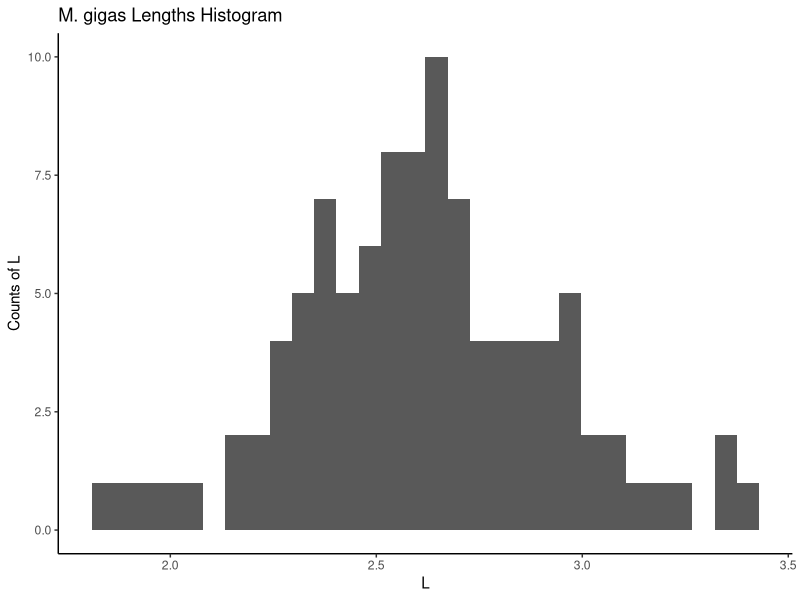
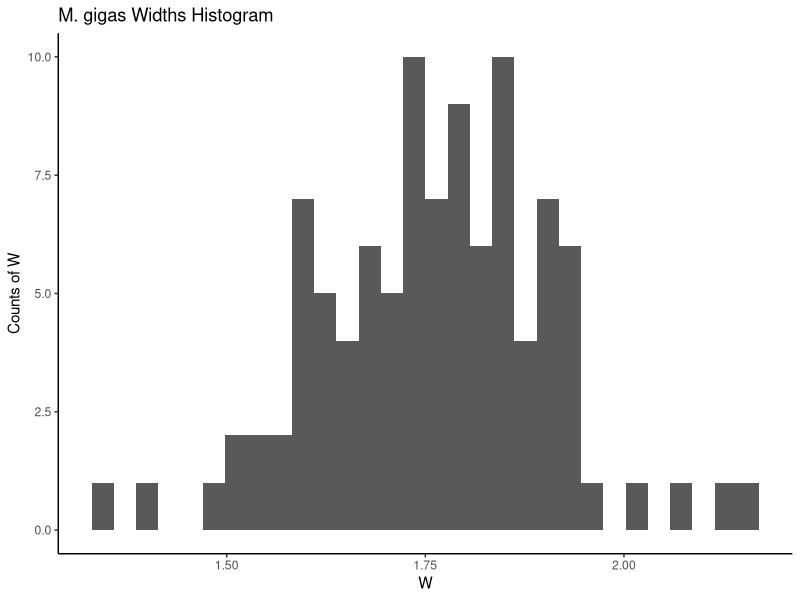
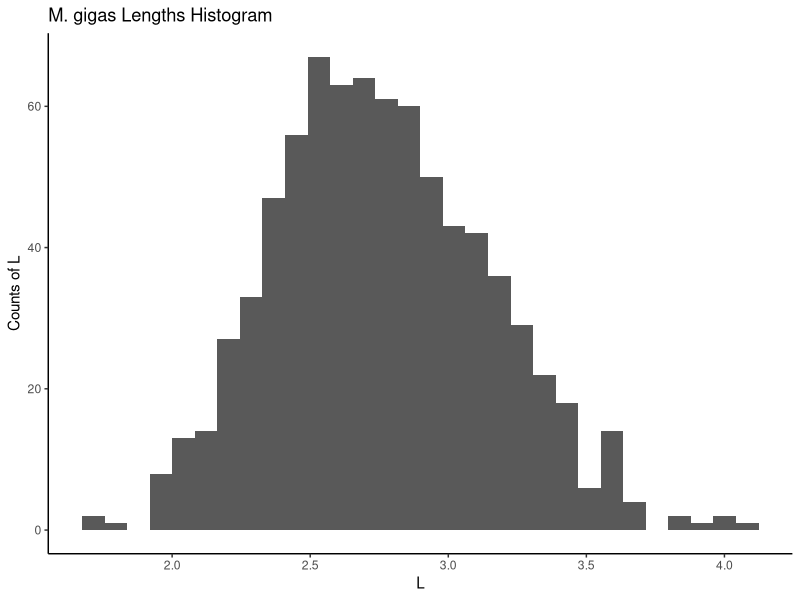
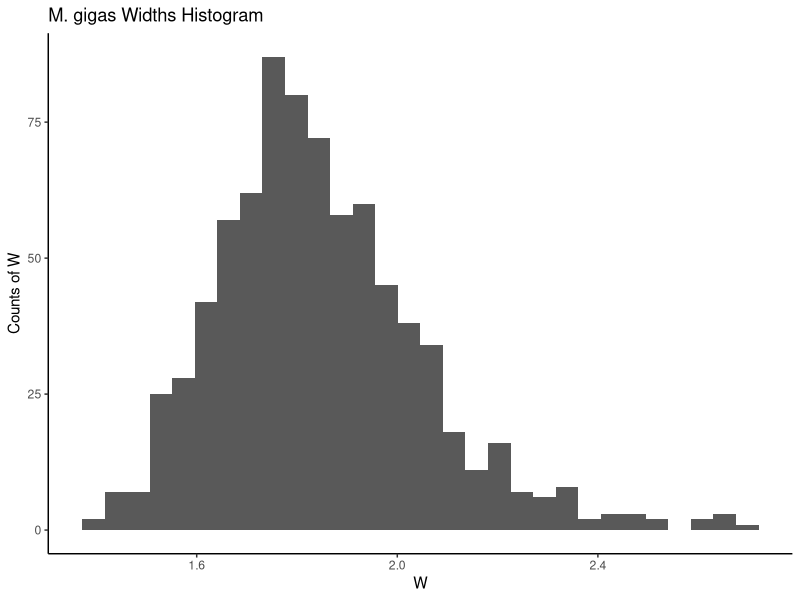
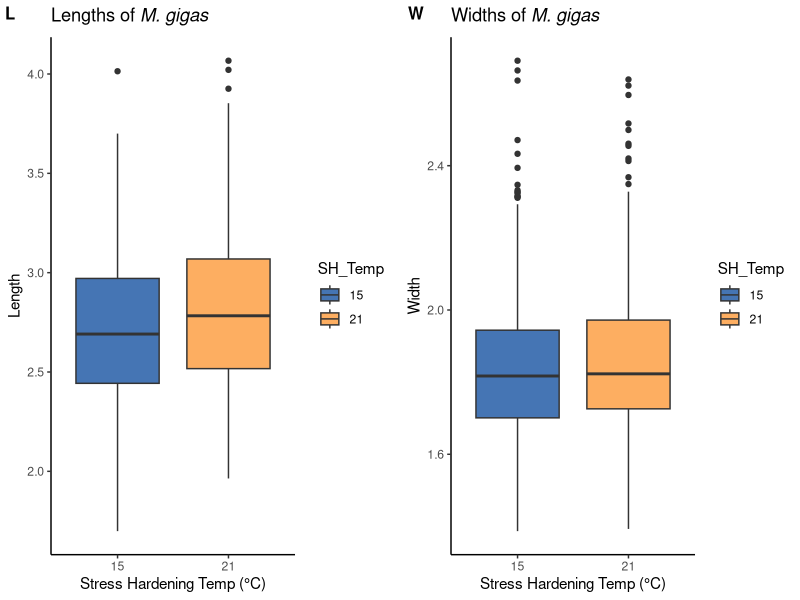
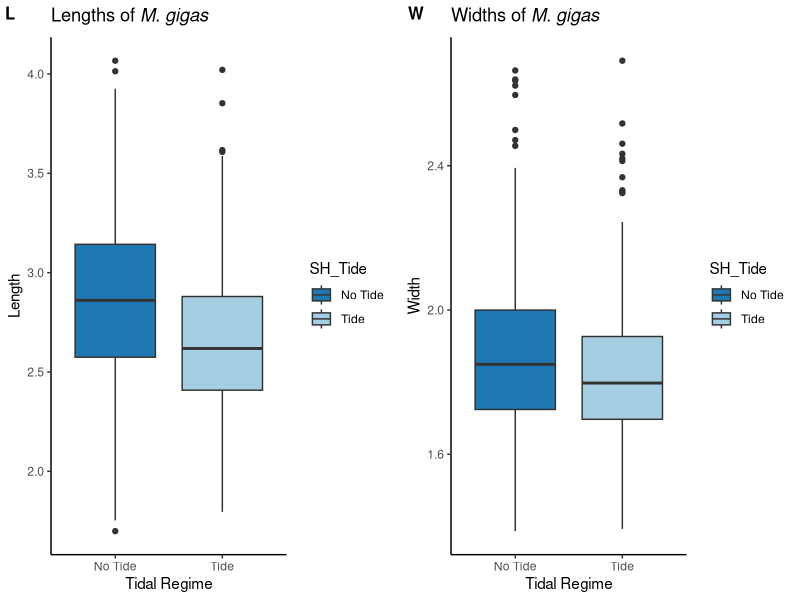
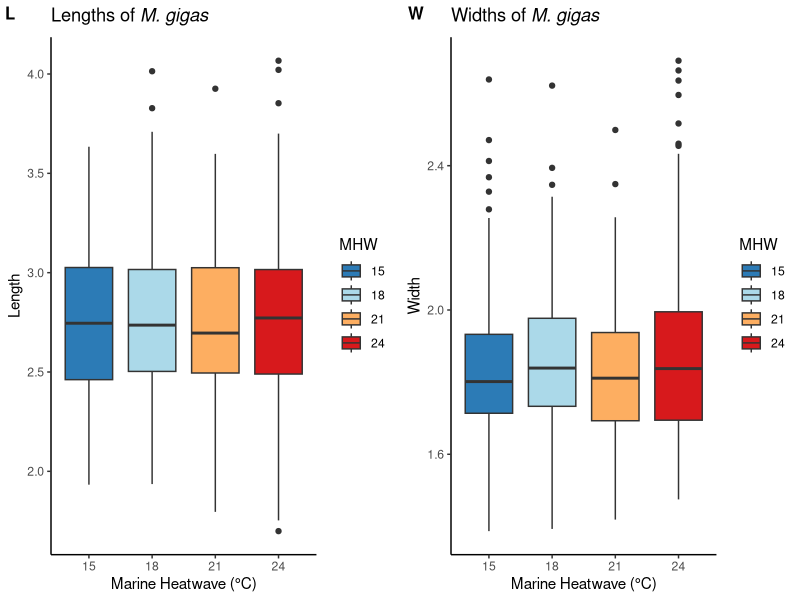
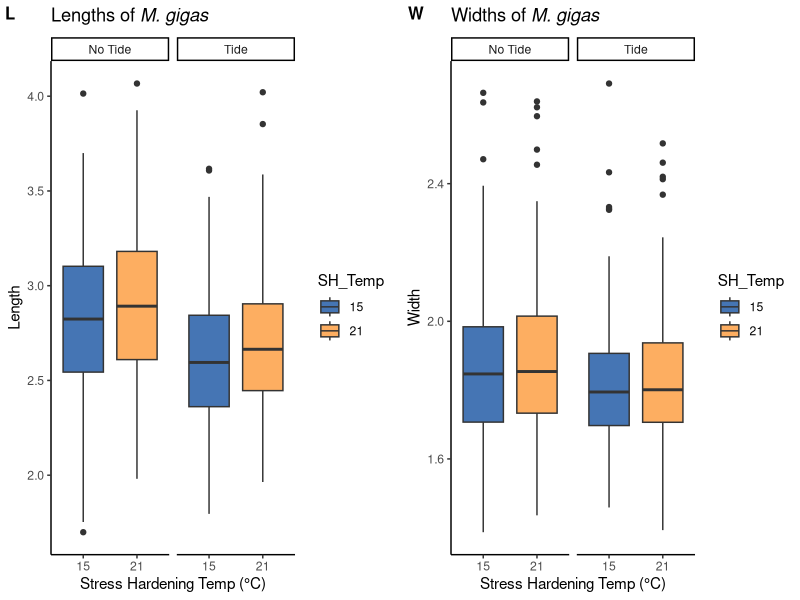

The R script that drew these images, in order: (Note: this script raises an error after producing the figures.)
#### ~ M. GIGAS LENGTH & WIDTH DATA ~ =====

## load libraries
library(tidyverse)
library(cowplot)

#### DAY 1 =====

### load data sheet
Mgigas_LWd1_og <- read_csv("data/M_gigas/LW_Day1_Mgigas.csv")
glimpse(Mgigas_LWd1_og)
summary(Mgigas_LWd1_og)
View(Mgigas_LWd1_og)

#### Put Length(L) & Width(W) in its own columns ==========
Mgigas_LWd1 <- Mgigas_LWd1_og %>%
  pivot_wider(names_from = L_W, values_from = Size_cm)

Mgigas_LWd1

#### Omit NAs=========

colSums(is.na(Mgigas_LWd1)) ## find NAs in each column, 400 under Date, which isn't necessary for analysis

#### LENGTHS histogram ====
ggplot(Mgigas_LWd1, aes(L)) +
  geom_histogram() +
  theme_classic() +
  scale_fill_brewer(palette = "RdYlBu", direction = -1) +
  labs(title = "M. gigas Lengths Histogram",
       x = "L",
       y = "Counts of L")

#### WIDTHS histogram ====
ggplot(Mgigas_LWd1, aes(W)) +
  geom_histogram() +
  theme_classic() +
  scale_fill_brewer(palette = "RdYlBu", direction = -1) +
  labs(title = "M. gigas Widths Histogram",
       x = "W",
       y = "Counts of W")

#### Figures, Mean, SD, SE =====

#### No Grouping ====
Stats_ALL <- Mgigas_LWd1 %>%
  summarize(
    Mean_L = mean(L),
    SD_L = sd(L),
    SE_L = SD_L/sqrt(n()),
    Mean_W = mean(W),
    SD_W = sd(W),
    SE_W = SD_W/sqrt(n()))

Stats_ALL

## create datasheet

write_csv(Mgigas_LWd1, "data/M_gigas/LWd1_stats.csv")

#### END MHW =====

### load data sheet
Mgigas_LWend_og <- read_csv("data/M_gigas/LW_EndMHW_Mgigas.csv")
glimpse(Mgigas_LWend_og)
summary(Mgigas_LWend_og)
View(Mgigas_LWend_og)

## setting these SH_Temp, MHW, Tank as.character

Mgigas_LWend_og$SH_Temp <- as.character(Mgigas_LWend_og$SH_Temp) ## make SH_Temp a character
is.character(Mgigas_LWend_og$SH_Temp) ## True

Mgigas_LWend_og$MHW <- as.character(Mgigas_LWend_og$MHW) ## make MHW is a character
is.character(Mgigas_LWend_og$MHW) ## True

Mgigas_LWend_og$Tank <- as.character(Mgigas_LWend_og$Tank) ## make SH_Temp a character
is.character(Mgigas_LWend_og$Tank) ## True


#### Omit NAs

colSums(is.na(Mgigas_LWend_og)) ## find NAs in each column, 400 under Date, 8 under Size_cm

## omit Size_mm column which is all NAs / info
Mgigas_LWend.1 <- Mgigas_LWend_og %>% 
  filter(!is.na(Size_cm)) # omit the 28 NAs in Size_cm
colSums(is.na(Mgigas_LWend.1)) ## All NAs under Size_cm

#### Put Length(L) & Width(W) in its own columns ==========
Mgigas_LWend.2 <- Mgigas_LWend.1 %>%
  pivot_wider(names_from = L_W, values_from = Size_cm)

glimpse(Mgigas_LWend.2)

#### LENGTHS histogram ====
ggplot(Mgigas_LWend.2, aes(L)) +
  geom_histogram() +
  theme_classic() +
  scale_fill_brewer(palette = "RdYlBu", direction = -1) +
  labs(title = "M. gigas Lengths Histogram",
       x = "L",
       y = "Counts of L")

#### WIDTHS histogram ====
ggplot(Mgigas_LWend.2, aes(W)) +
  geom_histogram() +
  theme_classic() +
  scale_fill_brewer(palette = "RdYlBu", direction = -1) +
  labs(title = "M. gigas Widths Histogram",
       x = "W",
       y = "Counts of W")

## create datasheet

write_csv(Mgigas_LWend.2, "data/M_gigas/LW_EndMHW_stats.csv")

#### Figures: Mean, SD, SE =====

#### No Grouping ====
Stats_ALL <- Mgigas_LWend.2 %>%
  summarize(
    Mean_L = mean(L),
    SD_L = sd(L),
    SE_L = SD_L/sqrt(n()),
    Mean_W = mean(W),
    SD_W = sd(W),
    SE_W = SD_W/sqrt(n()))

Stats_ALL

#### Grouped by SH_Temp ====

Stats_SHTemp <- Mgigas_LWend.2 %>%
  group_by(SH_Temp) %>% 
  summarize(
    Mean_L = mean(L),
    SD_L = sd(L),
    SE_L = SD_L/sqrt(n()),
    Mean_W = mean(W),
    SD_W = sd(W),
    SE_W = SD_W/sqrt(n()))

Stats_SHTemp

## L plot
L.Temp <- ggplot(Mgigas_LWend.2, aes(x=SH_Temp, y=L, fill = SH_Temp)) +
  geom_boxplot() +
  theme_classic() +
  scale_fill_manual(values=c("#4575B4", "#FDAE61")) +
  labs(title =expression(paste("Lengths of ", italic("M. gigas"))), 
       x = "Stress Hardening Temp (°C)", 
       y = "Length")

## W plot
W.Temp <- ggplot(Mgigas_LWend.2, aes(x=SH_Temp, y=W, fill = SH_Temp)) +
  geom_boxplot() +
  theme_classic() +
  scale_fill_manual(values=c("#4575B4", "#FDAE61")) +
  labs(title =expression(paste("Widths of ", italic("M. gigas"))), 
       x = "Stress Hardening Temp (°C)", 
       y = "Width")

plot_grid(L.Temp, W.Temp, labels = c('L', 'W'), label_size = 12)
ggsave(filename = "fig_output/Mgigas_LWendMHW_SH_Temp.png",width = 5.10, height = 5.77, dpi = 300)

#### Grouped by SH_Tide ====

Stats_SHTide <- Mgigas_LWend.2 %>%
  group_by(SH_Tide) %>% 
  summarize(
    Mean_L = mean(L),
    SD_L = sd(L),
    SE_L = SD_L/sqrt(n()),
    Mean_W = mean(W),
    SD_W = sd(W),
    SE_W = SD_W/sqrt(n()))

Stats_SHTide

## L plot
L.Tide <- ggplot(Mgigas_LWend.2, aes(x=SH_Tide, y=L, fill = SH_Tide)) +
  geom_boxplot() +
  theme_classic() +
  scale_fill_brewer(palette = "Paired", direction = -1)  +
  labs(title =expression(paste("Lengths of ", italic("M. gigas"))), 
       x = "Tidal Regime", 
       y = "Length")

## W plot
W.Tide <- ggplot(Mgigas_LWend.2, aes(x=SH_Tide, y=W, fill = SH_Tide)) +
  geom_boxplot() +
  theme_classic() +
  scale_fill_brewer(palette = "Paired", direction = -1)  +
  labs(title =expression(paste("Widths of ", italic("M. gigas"))), 
       x = "Tidal Regime", 
       y = "Width")

plot_grid(L.Tide, W.Tide, labels = c('L', 'W'), label_size = 12)
ggsave(filename = "fig_output/Mgigas_LWendMHW_SH_Tide.png",width = 5.10, height = 5.77, dpi = 300)

#### Grouped by MHW ====

Stats_MHW <- Mgigas_LWend.2 %>%
  group_by(MHW) %>% 
  summarize(
    Mean_L = mean(L),
    SD_L = sd(L),
    SE_L = SD_L/sqrt(n()),
    Mean_W = mean(W),
    SD_W = sd(W),
    SE_W = SD_W/sqrt(n()))

Stats_MHW

## L plot
L.MHW <- ggplot(Mgigas_LWend.2, aes(x = MHW, y = L, fill = MHW)) +
  geom_boxplot() +
  theme_classic() +
  scale_fill_brewer(palette = "RdYlBu", direction = -1)  +
  labs(title =expression(paste("Lengths of ", italic("M. gigas"))), 
       x = "Marine Heatwave (°C)", 
       y = "Length")

## W plot
W.MHW <- ggplot(Mgigas_LWend.2, aes(x = MHW, y = W, fill = MHW)) +
  geom_boxplot() +
  theme_classic() +
  scale_fill_brewer(palette = "RdYlBu", direction = -1)  +
  labs(title =expression(paste("Widths of ", italic("M. gigas"))), 
       x = "Marine Heatwave (°C)", 
       y = "Width")

plot_grid(L.MHW, W.MHW, labels = c('L', 'W'), label_size = 12)
ggsave(filename = "fig_output/Mgigas_LWendMHW_MHW.png",width = 5.10, height = 5.77, dpi = 300)


#### Grouped by SH_Temp, SH_Tide ====
Stats_SH_TempTide <- Mgigas_LWend.2 %>%
  group_by(SH_Temp, SH_Tide) %>% 
  summarize(
    Mean_L = mean(L),
    SD_L = sd(L),
    SE_L = SD_L/sqrt(n()),
    Mean_W = mean(W),
    SD_W = sd(W),
    SE_W = SD_W/sqrt(n()))

Stats_SH_TempTide

## L plot
L.TempTide <- ggplot(Mgigas_LWend.2, aes(x = SH_Temp, y = L, fill = SH_Temp)) +
  geom_boxplot() +
  facet_wrap(~SH_Tide) +
  theme_classic() +
  scale_fill_manual(values=c("#4575B4", "#FDAE61"))   +
  labs(title =expression(paste("Lengths of ", italic("M. gigas"))), 
       x = "Stress Hardening Temp (°C)", 
       y = "Length")

## W plot
W.TempTide <- ggplot(Mgigas_LWend.2, aes(x = SH_Temp, y = W, fill = SH_Temp)) +
  geom_boxplot() +
  facet_wrap(~SH_Tide) +
  theme_classic() +
  scale_fill_manual(values=c("#4575B4", "#FDAE61"))  +
  labs(title =expression(paste("Widths of ", italic("M. gigas"))), 
       x = "Stress Hardening Temp (°C)", 
       y = "Width")

plot_grid(L.TempTide, W.TempTide, labels = c('L', 'W'), label_size = 12)
ggsave(filename = "fig_output/Mgigas_LWendMHW_SH_TempTide.png",width = 5.10, height = 5.77, dpi = 300)


#### Grouped by SH_Temp, MHW ====
Stats_SHTempMHW <- Mgigas_LWend.2 %>%
  group_by(SH_Temp, MHW) %>% 
  summarize(
    Mean_L = mean(L),
    SD_L = sd(L),
    SE_L = SD_L/sqrt(n()),
    Mean_W = mean(W),
    SD_W = sd(W),
    SE_W = SD_W/sqrt(n()))

Stats_SHTempMHW

## L plot
L.SHTempMHW <- ggplot(Mgigas_LWend.2, aes(x = MHW, y = L, fill = MHW)) +
  geom_boxplot() +
  facet_wrap(~SH_Temp) +
  theme_classic() +
  scale_fill_brewer(palette = "RdYlBu", direction = -1)   +
  labs(title =expression(paste("Lengths of ", italic("M. gigas"))), 
       x = "Marine Heatwave (°C)", 
       y = "Length")

## W plot
W.SHTempMHW <- ggplot(Mgigas_LWend.2, aes(x = MHW, y = W, fill = MHW)) +
  geom_boxplot() +
  facet_wrap(~SH_Temp) +
  theme_classic() +
  scale_fill_brewer(palette = "RdYlBu", direction = -1)

plot_grid(L.SHTempMHW, W.SHTempMHW, labels = c('L', 'W'), label_size = 12)
ggsave(filename = "fig_output/Mgigas_LWendMHW_SH_TempMHW.png",width = 5.10, height = 5.77, dpi = 300)

#### Grouped by SH_Tide, MHW ====
Stats_SHTideMHW <- Mgigas_LWend.2 %>%
  group_by(SH_Tide, MHW) %>% 
  summarize(
    Mean_L = mean(L),
    SD_L = sd(L),
    SE_L = SD_L/sqrt(n()),
    Mean_W = mean(W),
    SD_W = sd(W),
    SE_W = SD_W/sqrt(n()))

Stats_SHTideMHW

## L plot
L.SHTideMHW <- ggplot(Mgigas_LWend.2, aes(x = MHW, y = L, fill = MHW)) +
  geom_boxplot() +
  facet_wrap(~SH_Tide) +
  theme_classic() +
  scale_fill_brewer(palette = "RdYlBu", direction = -1)  +
  labs(title =expression(paste("Lengths of ", italic("M. gigas"))), 
       x = "Marine Heatwave (°C)", 
       y = "Length")

## W plot
W.SHTideMHW <- ggplot(Mgigas_LWend.2, aes(x = MHW, y = W, fill = MHW)) +
  geom_boxplot() +
  facet_wrap(~SH_Tide) +
  theme_classic() +
  scale_fill_brewer(palette = "RdYlBu", direction = -1)  +
  labs(title =expression(paste("Widths of ", italic("M. gigas"))), 
       x = "Marine Heatwave (°C)", 
       y = "Width")

plot_grid(L.SHTideMHW, W.SHTideMHW, labels = c('L', 'W'), label_size = 12)
ggsave(filename = "fig_output/Mgigas_LWendMHW_SH_TideMHW.png",width = 5.10, height = 5.77, dpi = 300)

#### Grouped by SH_Tide, SH_Temp, MHW ====
Stats_SH_TideTemp_MHW <- Mgigas_LWend.2 %>%
  group_by(SH_Tide, SH_Temp, MHW) %>% 
  summarize(
    Mean_L = mean(L),
    SD_L = sd(L),
    SE_L = SD_L/sqrt(n()),
    Mean_W = mean(W),
    SD_W = sd(W),
    SE_W = SD_W/sqrt(n()))

Stats_SH_TideTemp_MHW

## L plot
L.SH_TideTemp_MHW <- ggplot(Mgigas_LWend.2, aes(x = MHW, y = L, fill = MHW)) +
  geom_boxplot() +
  facet_grid(SH_Tide ~ SH_Temp) +
  theme_classic() +
  scale_fill_brewer(palette = "RdYlBu", direction = -1)  +
  labs(title =expression(paste("Lengths of ", italic("M. gigas"))), 
       x = "Marine Heatwave (°C)", 
       y = "Length")

## W plot
W.SH_TideTemp_MHW <- ggplot(Mgigas_LWend.2, aes(x = MHW, y = W, fill = MHW)) +
  geom_boxplot() +
  facet_grid(SH_Tide ~ SH_Temp) +
  theme_classic() +
  scale_fill_brewer(palette = "RdYlBu", direction = -1)  +
  labs(title =expression(paste("Widths of ", italic("M. gigas"))), 
       x = "Marine Heatwave (°C)", 
       y = "Width")

plot_grid(L.SH_TideTemp_MHW, W.SH_TideTemp_MHW, labels = c('L', 'W'), label_size = 12)
ggsave(filename = "fig_output/Mgigas_LWendMHW_SH_TideTemp_MHW.png",width = 5.10, height = 5.77, dpi = 300)


## CSV for Mean, SD, SE: Stats_SH_TideTemp_MHW (folder: data_output)
write_csv(Stats_SH_TideTemp_MHW , file = "data_output/M_gigas/Mgigas_LW_MeanSDSE.csv")
